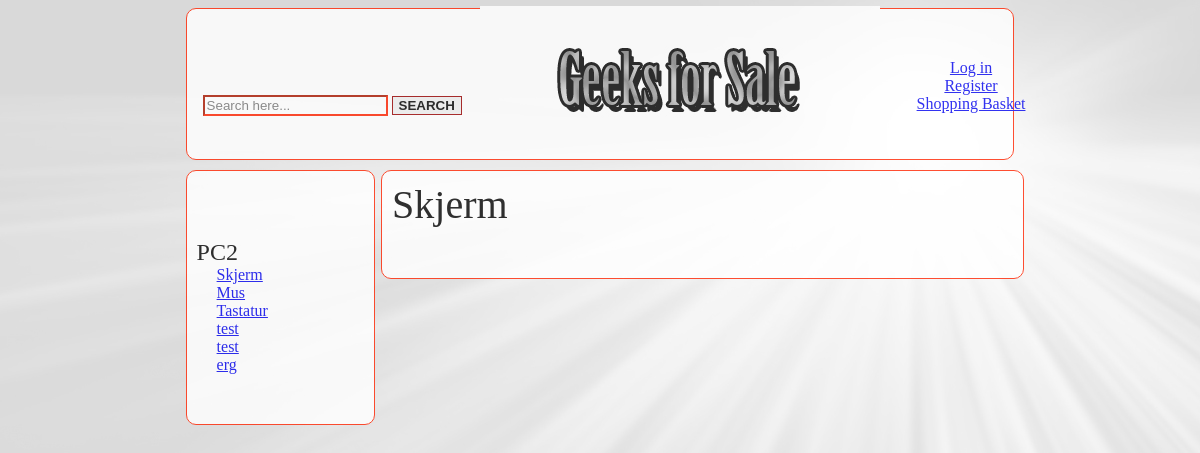
Page /productcategory.php?id=1 on the committed database.
### tables this page shows
CREATE TABLE IF NOT EXISTS `productcategory` (
  `id` int(10) unsigned NOT NULL AUTO_INCREMENT,
  `categoryName` text NOT NULL,
  `visible` tinyint(1) NOT NULL DEFAULT '1',
  PRIMARY KEY (`id`)
);

CREATE TABLE IF NOT EXISTS `subcategory` (
  `id` int(10) unsigned NOT NULL AUTO_INCREMENT,
  `name` text NOT NULL,
  `categoryid` int(11) NOT NULL,
  `visible` tinyint(1) NOT NULL DEFAULT '1',
  PRIMARY KEY (`id`),
  KEY `categoryid` (`categoryid`)
);

### productcategory.php (the view, shortened to what this page needs)
<?php
include 'Geeksforsaletop.php';
?>
<div id="content">
   <?php
   $id = $_GET['id'];
   $sql = "Select * from subcategory where id=:id";
   $sth = $db->prepare($sql);
   $sth->bindValue (':id', $id);
   $sth->execute();
   $sth->setFetchMode(PDO::FETCH_ASSOC);
   $row = $sth->fetch();
   echo "<t0>".$row['name']."</t0><br>";
   ?>
</div>
</BODY>
</HTML>

### menu.php
<?php
require "db.php";
$sql = "Select * from productcategory where visible=1";
$sth = $db->prepare($sql);
$sth->execute();
$sth->setFetchMode(PDO::FETCH_ASSOC);
while($row = $sth->fetch()){
	echo "<br><t1>".$row['categoryName']."</t1><br>";
	$sql = "Select * from subcategory where visible=1 AND categoryid = ".$row['id'];
	$sth2 = $db->prepare($sql);
	$sth2->execute();
	$sth2->setFetchMode(PDO::FETCH_ASSOC);
	while($rows = $sth2->fetch()){
		echo "<t2I><a href=\"productcategory.php?id=".$rows['id']."\">".$rows['name']."</a></t2I><br>";
	}
}
?>

### StyleIndex.css (style rules this page uses)
body { background-image:url('Background2.jpg'); background-attachment: fixed; }
#content { font-family: 'Times New Roman'; float: left; border-radius: 10px; width: 53.3%; background-color: #ffffff; opacity: .8; margin-bottom: 10px; margin-left:0.5%; padding-left: 10px; padding-top: 10px; padding-bottom: 50px; border-style:solid; border-width:1px; border-color: #FF2400; }
t0 { font-size:250%; padding-top: 10px; }
t1 { font-size:150%; padding-top: 10px; }
t2I { font-size:100%; padding-left: 20px; }

### rows in the picture
productcategory: categoryName "PC2"
subcategory: name "Skjerm"
subcategory: name "Mus"
subcategory: name "Tastatur"
subcategory: name "test"
subcategory: name "test"
subcategory: name "erg"
